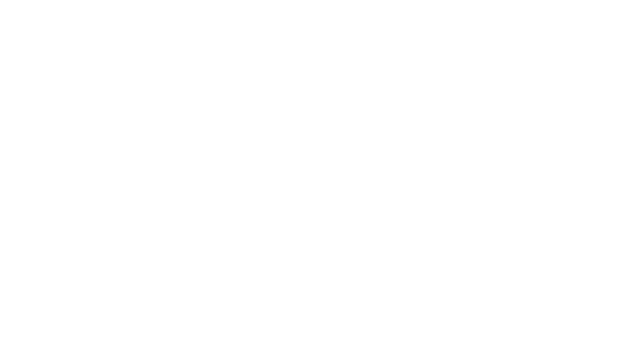
Frame 1 (no input)
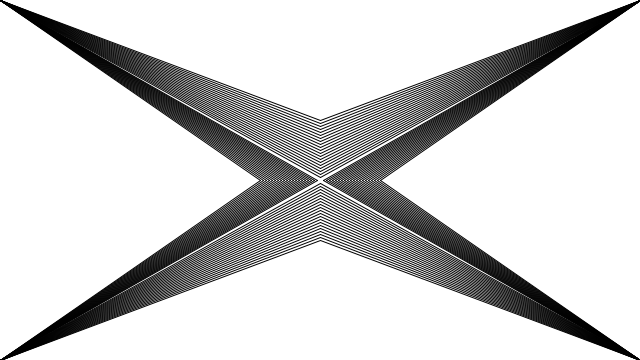
Frame 60 (the mouse pressed at the canvas centre just before this capture)
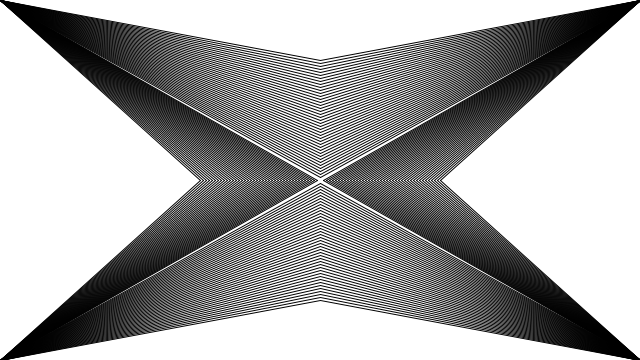
Frame 120 (the mouse held since frame 60 and released just before this capture)

The Processing sketch that drew these frames (run headless with seeded random() and noise(); from frame 60 on, the mouse is pressed at the canvas centre):

// Processing sketch: Working_Generative_X_Lines
// ── Working_Generative_X_Lines.pde
int vert=0;
int oriz=0;
float frecventa=1.5;
int x;
int y;

void setup() {
  background(255);
  size(1920/3, 1080/3);
  //fullScreen();
}

void draw() {
  if (oriz<width) {
    oriz++;
    if (oriz%frecventa==0) {
      line(width, height, width/2+ oriz, height/2); //dreapta jos
      line(width, 0, width/2+oriz, height/2);//dreapta sus

      line(0, 0, width/2-oriz, height/2); // stanga sus
      line(0, height, width/2-oriz, height/2); //stanga jos
    }
  }
  if (oriz==width/2) {
    oriz=0;
  }

  if (vert<height) {
    vert++;
    if (vert%frecventa==0) {
      line(0, 0, width/2, height/2-vert); // stanga sus
      line(width, 0, width/2, height/2-vert);//dreapta sus

      line(0, height, width/2, height/2+vert); //stanga jos
      line(width, height, width/2, height/2+vert); //dreapta jos
    }
    if (vert==height/2) {
      vert=0;
    }
  }
}
void mouseClicked() {
  background(255);
  int x=pmouseX;
  int y=pmouseY;
}
